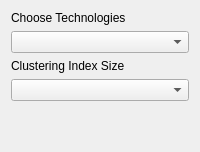
                    <widget class="QWidget" name="realclustering_settings_verticalWidget">
                     <property name="sizePolicy">
                      <sizepolicy hsizetype="Preferred" vsizetype="Preferred">
                       <horstretch>0</horstretch>
                       <verstretch>0</verstretch>
                      </sizepolicy>
                     </property>
                     <layout class="QVBoxLayout" name="verticalLayout_9">
                      <item>
                       <widget class="QLabel" name="chosen_technologies_label">
                        <property name="text">
                         <string>Choose Technologies</string>
                        </property>
                        <property name="alignment">
                         <set>Qt::AlignLeading|Qt::AlignLeft|Qt::AlignTop</set>
                        </property>
                       </widget>
                      </item>
                      <item>
                       <widget class="QComboBox" name="technology_comboBox">
                        <property name="sizePolicy">
                         <sizepolicy hsizetype="Preferred" vsizetype="Preferred">
                          <horstretch>0</horstretch>
                          <verstretch>0</verstretch>
                         </sizepolicy>
                        </property>
                       </widget>
                      </item>
                      <item>
                       <widget class="QLabel" name="clustering_index_label">
                        <property name="text">
                         <string>Clustering Index Size</string>
                        </property>
                       </widget>
                      </item>
                      <item>
                       <widget class="QComboBox" name="clustering_index_comboBox"/>
                      </item>
                      <item>
                       <spacer name="verticalSpacer_6">
                        <property name="orientation">
                         <enum>Qt::Vertical</enum>
                        </property>
                        <property name="sizeHint" stdset="0">
                         <size>
                          <width>20</width>
                          <height>40</height>
                         </size>
                        </property>
                       </spacer>
                      </item>
                     </layout>
                    </widget>
